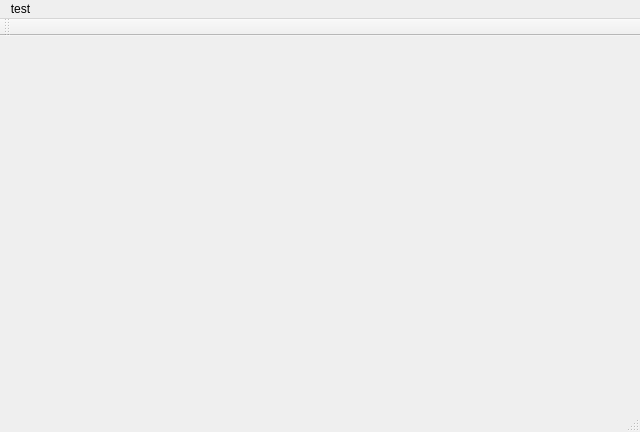
<?xml version="1.0" encoding="UTF-8"?>
<ui version="4.0">
 <class>MainWindow</class>
 <widget class="QMainWindow" name="MainWindow">
  <property name="geometry">
   <rect>
    <x>0</x>
    <y>0</y>
    <width>640</width>
    <height>432</height>
   </rect>
  </property>
  <property name="sizePolicy">
   <sizepolicy hsizetype="MinimumExpanding" vsizetype="MinimumExpanding">
    <horstretch>0</horstretch>
    <verstretch>0</verstretch>
   </sizepolicy>
  </property>
  <property name="minimumSize">
   <size>
    <width>400</width>
    <height>300</height>
   </size>
  </property>
  <property name="windowTitle">
   <string>MainWindow</string>
  </property>
  <property name="animated">
   <bool>true</bool>
  </property>
  <widget class="QWidget" name="centralwidget">
   <property name="maximumSize">
    <size>
     <width>16777215</width>
     <height>16777215</height>
    </size>
   </property>
   <layout class="QHBoxLayout" name="horizontalLayout"/>
  </widget>
  <widget class="QMenuBar" name="menubar">
   <property name="geometry">
    <rect>
     <x>0</x>
     <y>0</y>
     <width>640</width>
     <height>20</height>
    </rect>
   </property>
   <widget class="QMenu" name="menutest">
    <property name="title">
     <string>test</string>
    </property>
   </widget>
   <addaction name="menutest"/>
  </widget>
  <widget class="QToolBar" name="toolBar">
   <property name="windowTitle">
    <string>toolBar</string>
   </property>
   <attribute name="toolBarArea">
    <enum>TopToolBarArea</enum>
   </attribute>
   <attribute name="toolBarBreak">
    <bool>false</bool>
   </attribute>
  </widget>
  <widget class="QStatusBar" name="statusBar"/>
  <action name="actionOverView">
   <property name="icon">
    <iconset resource="Icons/icons.qrc">
     <normaloff>:/icons/serial-pot-16.png</normaloff>:/icons/serial-pot-16.png</iconset>
   </property>
   <property name="text">
    <string>OverView</string>
   </property>
   <property name="toolTip">
    <string>Over View</string>
   </property>
  </action>
  <action name="actionDevices">
   <property name="icon">
    <iconset resource="Icons/icons.qrc">
     <normaloff>:/icons/connect-24.png</normaloff>:/icons/connect-24.png</iconset>
   </property>
   <property name="text">
    <string>Devices</string>
   </property>
  </action>
  <action name="actionAddNewChannel">
   <property name="icon">
    <iconset resource="Icons/icons.qrc">
     <normaloff>:/icons/bullet-green-16.png</normaloff>:/icons/bullet-green-16.png</iconset>
   </property>
   <property name="text">
    <string>AddNewChannel</string>
   </property>
  </action>
  <action name="actionAddNewDevice">
   <property name="icon">
    <iconset resource="Icons/icons.qrc">
     <normaloff>:/icons/Header16.png</normaloff>:/icons/Header16.png</iconset>
   </property>
   <property name="text">
    <string>AddNewDevice</string>
   </property>
   <property name="toolTip">
    <string>Add New Device</string>
   </property>
  </action>
  <action name="actionTestButton2">
   <property name="icon">
    <iconset resource="Icons/icons.qrc">
     <normaloff>:/icons/bullet-green-16.png</normaloff>:/icons/bullet-green-16.png</iconset>
   </property>
   <property name="text">
    <string>TestButton2</string>
   </property>
  </action>
  <action name="actionTestButton3">
   <property name="icon">
    <iconset resource="Icons/icons.qrc">
     <normaloff>:/icons/Header16.png</normaloff>:/icons/Header16.png</iconset>
   </property>
   <property name="text">
    <string>TestButton3</string>
   </property>
  </action>
  <action name="actionTestButton4">
   <property name="icon">
    <iconset resource="Icons/icons.qrc">
     <normaloff>:/icons/bullet-green-16.png</normaloff>:/icons/bullet-green-16.png</iconset>
   </property>
   <property name="text">
    <string>TestButton4</string>
   </property>
  </action>
 </widget>
 <resources>
  <include location="Icons/icons.qrc"/>
 </resources>
 <connections/>
</ui>
